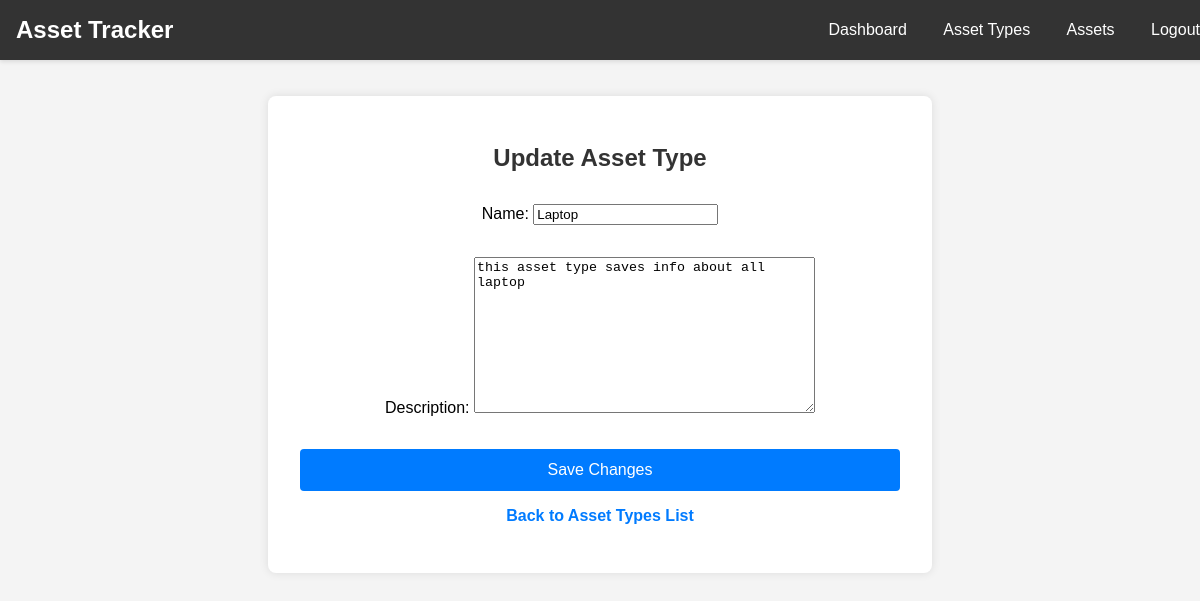
The app's page /asset-management/asset-types/update/7/ with its own data.
### asset_management/models.py (models this page shows)
class AssetType(models.Model):
    name = models.CharField(max_length=100, unique=True)
    description = models.TextField(max_length=500, blank=True, null=True)
    created_at = models.DateTimeField(auto_now_add=True)
    updated_at = models.DateTimeField(auto_now=True)
    def __str__(self):
        return self.name

### asset_management/views.py (the view)
# urls.py: path('asset-types/update/<int:pk>/', update_asset_type, name='update_asset_type'),
def update_asset_type(request, pk):
    asset_type = get_object_or_404(AssetType, pk=pk)
    print(asset_type)
    if request.method == 'POST':
        print("-------")
        form = AssetTypeForm(request.POST, instance=asset_type)
        if form.is_valid():
            print("--------")
            form.save()
            return redirect('list_asset_types')
    else:
        form = AssetTypeForm(instance=asset_type)
    return render(request, 'asset_management/update_asset_type.html', {'form': form,'asset_type': asset_type})

### asset_management/forms.py
class AssetTypeForm(forms.ModelForm):
    class Meta:
        model = AssetType
        fields = ['name', 'description']

### asset_management/templates/asset_management/update_asset_type.html (shortened to what this page needs)
<!DOCTYPE html>
<html lang="en">
<head>
</head>
<body>
    <nav class="navbar">
        <div class="brand">Asset Tracker</div>
        <div>
            <a href="{% url 'dashboard' %}">Dashboard</a>
            <a href="{% url 'list_asset_types' %}">Asset Types</a>
            <a href="{% url 'list_assets' %}">Assets</a>
            <a href="{% url 'logout' %}">Logout</a>
        </div>
    </nav>
    <div class="container">
        <h1>Update Asset Type</h1>
        <form method="post" action="{% url 'update_asset_type' asset_type.pk %}">
            {{ form.as_p }}
            <button type="submit">Save Changes</button>
        </form>
        <p><a href="{% url 'list_asset_types' %}">Back to Asset Types List</a></p>
    </div>
</body>
</html>

### asset_management/templates/asset_management/update_asset_type.html (style rules this page uses)
body { font-family: Arial, sans-serif; background-color: #f4f4f4; margin: 0; padding: 0; display: flex; flex-direction: column; align-items: center; }
.navbar { background-color: #333; color: #fff; padding: 1rem; display: flex; justify-content: space-between; align-items: center; box-shadow: 0 2px 4px rgba(0, 0, 0, 0.1); position: fixed; width: 100%; top: 0; left: 0; z-index: 1000; }
.navbar .brand { font-size: 1.5rem; font-weight: bold; }
.navbar a { color: #fff; text-decoration: none; padding: 0.5rem 1rem; font-size: 1rem; }
.container { width: 90%; max-width: 600px; margin: 6rem auto 2rem; padding: 2rem; background-color: #ffffff; border-radius: 8px; box-shadow: 0 0 10px rgba(0, 0, 0, 0.1); }
h1 { font-size: 24px; margin-bottom: 1rem; color: #333; text-align: center; }
form { display: flex; flex-direction: column; }
button { background-color: #007bff; color: #fff; border: none; padding: 0.75rem; border-radius: 4px; font-size: 16px; cursor: pointer; transition: background-color 0.3s ease; margin-top: 1rem; }
p { text-align: center; margin-top: 1rem; }
p a { color: #007bff; text-decoration: none; font-weight: bold; }

### records on screen
AssetType: name "Laptop", description "this asset type saves info about all laptop"
